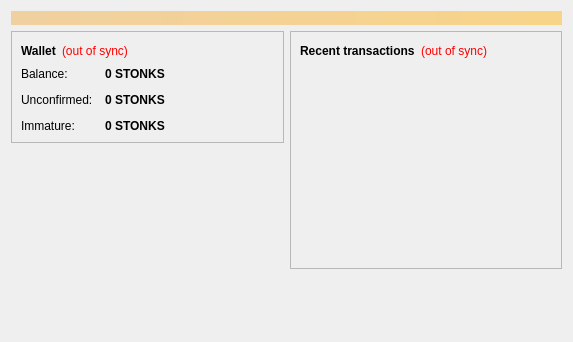
<?xml version="1.0" encoding="UTF-8"?>
<ui version="4.0">
 <class>OverviewPage</class>
 <widget class="QWidget" name="OverviewPage">
  <property name="geometry">
   <rect>
    <x>0</x>
    <y>0</y>
    <width>573</width>
    <height>342</height>
   </rect>
  </property>
  <property name="windowTitle">
   <string>Form</string>
  </property>
  <layout class="QVBoxLayout" name="topLayout">
   <item>
    <widget class="QLabel" name="labelAlerts">
     <property name="visible">
      <bool>false</bool>
     </property>
     <property name="styleSheet">
      <string notr="true">background-color: qlineargradient(x1: 0, y1: 0, x2: 1, y2: 0, stop:0 #F0D0A0, stop:1 #F8D488); color:#000000;</string>
     </property>
     <property name="wordWrap">
      <bool>true</bool>
     </property>
     <property name="margin">
      <number>3</number>
     </property>
    </widget>
   </item>
   <item>
    <layout class="QHBoxLayout" name="horizontalLayout" stretch="1,1">
     <item>
      <layout class="QVBoxLayout" name="verticalLayout_2">
       <item>
        <widget class="QFrame" name="frame">
         <property name="frameShape">
          <enum>QFrame::StyledPanel</enum>
         </property>
         <property name="frameShadow">
          <enum>QFrame::Raised</enum>
         </property>
         <layout class="QVBoxLayout" name="verticalLayout_4">
          <item>
           <layout class="QHBoxLayout" name="horizontalLayout_4">
            <item>
             <widget class="QLabel" name="label_5">
              <property name="font">
               <font>
                <weight>75</weight>
                <bold>true</bold>
               </font>
              </property>
              <property name="text">
               <string>Wallet</string>
              </property>
             </widget>
            </item>
            <item>
             <widget class="QLabel" name="labelWalletStatus">
              <property name="toolTip">
               <string>The displayed information may be out of date. Your wallet automatically synchronizes with the StonkCoin network after a connection is established, but this process has not completed yet.</string>
              </property>
              <property name="styleSheet">
               <string notr="true">QLabel { color: red; }</string>
              </property>
              <property name="text">
               <string notr="true">(out of sync)</string>
              </property>
              <property name="alignment">
               <set>Qt::AlignLeading|Qt::AlignLeft|Qt::AlignVCenter</set>
              </property>
             </widget>
            </item>
            <item>
             <spacer name="horizontalSpacer_2">
              <property name="orientation">
               <enum>Qt::Horizontal</enum>
              </property>
              <property name="sizeHint" stdset="0">
               <size>
                <width>40</width>
                <height>20</height>
               </size>
              </property>
             </spacer>
            </item>
           </layout>
          </item>
          <item>
           <layout class="QFormLayout" name="formLayout_2">
            <property name="fieldGrowthPolicy">
             <enum>QFormLayout::AllNonFixedFieldsGrow</enum>
            </property>
            <property name="horizontalSpacing">
             <number>12</number>
            </property>
            <property name="verticalSpacing">
             <number>12</number>
            </property>
            <item row="0" column="0">
             <widget class="QLabel" name="label">
              <property name="text">
               <string>Balance:</string>
              </property>
             </widget>
            </item>
            <item row="0" column="1">
             <widget class="QLabel" name="labelBalance">
              <property name="font">
               <font>
                <weight>75</weight>
                <bold>true</bold>
               </font>
              </property>
              <property name="cursor">
               <cursorShape>IBeamCursor</cursorShape>
              </property>
              <property name="toolTip">
               <string>Your current balance</string>
              </property>
              <property name="text">
               <string notr="true">0 STONKS</string>
              </property>
              <property name="textInteractionFlags">
               <set>Qt::LinksAccessibleByMouse|Qt::TextSelectableByKeyboard|Qt::TextSelectableByMouse</set>
              </property>
             </widget>
            </item>
            <item row="1" column="0">
             <widget class="QLabel" name="label_3">
              <property name="text">
               <string>Unconfirmed:</string>
              </property>
             </widget>
            </item>
            <item row="1" column="1">
             <widget class="QLabel" name="labelUnconfirmed">
              <property name="font">
               <font>
                <weight>75</weight>
                <bold>true</bold>
               </font>
              </property>
              <property name="cursor">
               <cursorShape>IBeamCursor</cursorShape>
              </property>
              <property name="toolTip">
               <string>Total of transactions that have yet to be confirmed, and do not yet count toward the current balance</string>
              </property>
              <property name="text">
               <string notr="true">0 STONKS</string>
              </property>
              <property name="textInteractionFlags">
               <set>Qt::LinksAccessibleByMouse|Qt::TextSelectableByKeyboard|Qt::TextSelectableByMouse</set>
              </property>
             </widget>
            </item>
            <item row="2" column="0">
             <widget class="QLabel" name="labelImmatureText">
              <property name="text">
               <string>Immature:</string>
              </property>
             </widget>
            </item>
            <item row="2" column="1">
             <widget class="QLabel" name="labelImmature">
              <property name="font">
               <font>
                <weight>75</weight>
                <bold>true</bold>
               </font>
              </property>
              <property name="toolTip">
               <string>Mined balance that has not yet matured</string>
              </property>
              <property name="text">
               <string notr="true">0 STONKS</string>
              </property>
              <property name="textInteractionFlags">
               <set>Qt::LinksAccessibleByMouse|Qt::TextSelectableByKeyboard|Qt::TextSelectableByMouse</set>
              </property>
             </widget>
            </item>
           </layout>
          </item>
         </layout>
        </widget>
       </item>
       <item>
        <spacer name="verticalSpacer">
         <property name="orientation">
          <enum>Qt::Vertical</enum>
         </property>
         <property name="sizeHint" stdset="0">
          <size>
           <width>20</width>
           <height>40</height>
          </size>
         </property>
        </spacer>
       </item>
      </layout>
     </item>
     <item>
      <layout class="QVBoxLayout" name="verticalLayout_3">
       <item>
        <widget class="QFrame" name="frame_2">
         <property name="frameShape">
          <enum>QFrame::StyledPanel</enum>
         </property>
         <property name="frameShadow">
          <enum>QFrame::Raised</enum>
         </property>
         <layout class="QVBoxLayout" name="verticalLayout">
          <item>
           <layout class="QHBoxLayout" name="horizontalLayout_2">
            <item>
             <widget class="QLabel" name="label_4">
              <property name="text">
               <string>&lt;b&gt;Recent transactions&lt;/b&gt;</string>
              </property>
             </widget>
            </item>
            <item>
             <widget class="QLabel" name="labelTransactionsStatus">
              <property name="toolTip">
               <string>The displayed information may be out of date. Your wallet automatically synchronizes with the StonkCoin network after a connection is established, but this process has not completed yet.</string>
              </property>
              <property name="styleSheet">
               <string notr="true">QLabel { color: red; }</string>
              </property>
              <property name="text">
               <string notr="true">(out of sync)</string>
              </property>
              <property name="alignment">
               <set>Qt::AlignRight|Qt::AlignTrailing|Qt::AlignVCenter</set>
              </property>
             </widget>
            </item>
            <item>
             <spacer name="horizontalSpacer">
              <property name="orientation">
               <enum>Qt::Horizontal</enum>
              </property>
              <property name="sizeHint" stdset="0">
               <size>
                <width>40</width>
                <height>20</height>
               </size>
              </property>
             </spacer>
            </item>
           </layout>
          </item>
          <item>
           <widget class="QListView" name="listTransactions">
            <property name="styleSheet">
             <string notr="true">QListView { background: transparent; }</string>
            </property>
            <property name="frameShape">
             <enum>QFrame::NoFrame</enum>
            </property>
            <property name="verticalScrollBarPolicy">
             <enum>Qt::ScrollBarAlwaysOff</enum>
            </property>
            <property name="horizontalScrollBarPolicy">
             <enum>Qt::ScrollBarAlwaysOff</enum>
            </property>
            <property name="selectionMode">
             <enum>QAbstractItemView::NoSelection</enum>
            </property>
           </widget>
          </item>
         </layout>
        </widget>
       </item>
       <item>
        <spacer name="verticalSpacer_2">
         <property name="orientation">
          <enum>Qt::Vertical</enum>
         </property>
         <property name="sizeHint" stdset="0">
          <size>
           <width>20</width>
           <height>40</height>
          </size>
         </property>
        </spacer>
       </item>
      </layout>
     </item>
    </layout>
   </item>
  </layout>
 </widget>
 <resources/>
 <connections/>
</ui>
